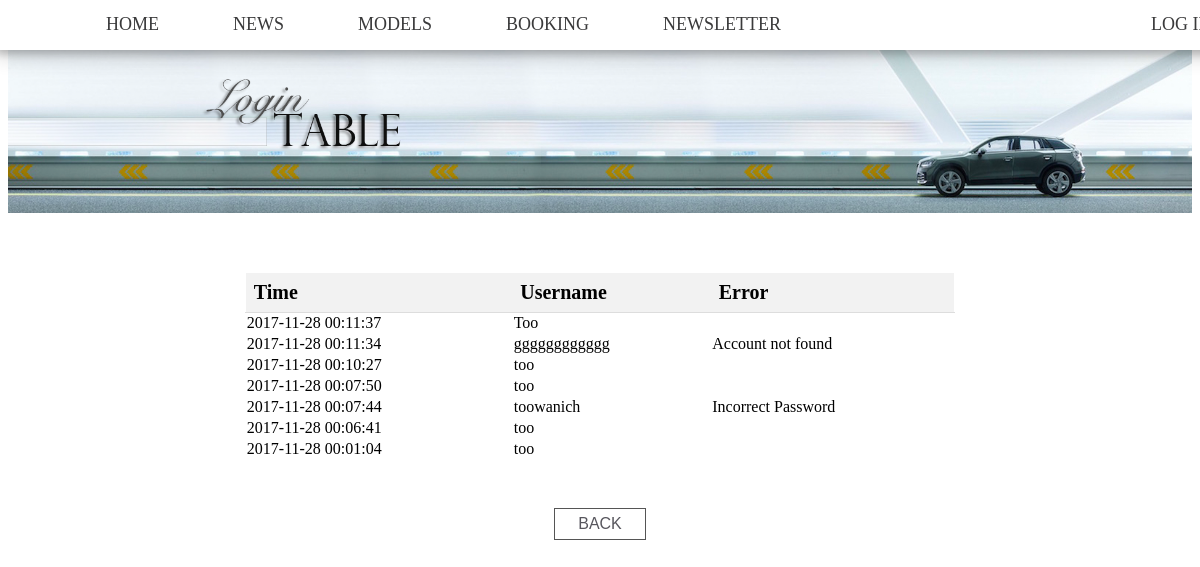
The app's page /login-log.php with its own data.
### tables this page shows
CREATE TABLE `loginlog` (
  `logID` int(11) NOT NULL,
  `username` varchar(50) DEFAULT NULL,
  `error` varchar(20) NOT NULL,
  `time` datetime NOT NULL DEFAULT CURRENT_TIMESTAMP
);

### login-log.php (the view, shortened to what this page needs)
<html>
  <head>
    <link rel="stylesheet" href="main.css"/>
  </head>
  <header>
    <?php
    require_once('menu.php');
    ?>
  <body>
  <img style="margin: 2% 0% 5% 0%;" src="login-table.png">
  <center>
    <table class="usertable" style="border-collapse: collapse; width: 60%;">
      <tr style = "background-color:#f2f2f2;" >
        <th style="padding: 8px; text-align: left; border-bottom: 1px solid #ddd; font-size: 20px;">Time</th>
        <th style="padding: 8px; text-align: left; border-bottom: 1px solid #ddd; font-size: 20px;">Username</th>
        <th style="padding: 8px; text-align: left; border-bottom: 1px solid #ddd; font-size: 20px;">Error</th>
      </tr>
        <?php
        $q = "SELECT * FROM loginlog ORDER BY time DESC";
        $result = $mysqli->query($q);
        if ($result) {
            while($row = $result->fetch_array()){
              echo "<tr>";
              echo "<td>".$row['time'] ."</td>";
              echo "<td>".$row['username'] ."</td>";
              echo "<td>";
              if($row['error']=='disabled'){
                echo 'Account diabled';
              }else if($row['error']=='wrong'){
                echo 'Incorrect Password';
              }else if($row['error']=='notFound'){
                echo 'Account not found';
              }
              echo "</td>";
              echo "</tr>";
            }
        }else{
          echo "Something went wrong";
        }
        ?>
    </table>
  <br>
  <br>
        <a href="admin.php"><button class="button" style= "padding: .5% 2% .5% 2%;">BACK</button></a>
  </center>
  </body>
  </html>
</html>

### main.css (style rules this page uses)
body { font-weight: 300; }
header { background: White; }
header::after { content: ''; display: table; clear: both; }
img { display: block; margin: auto; max-width: 100%; height: auto; }
.button { background-color: white; color: #57565d; border: 1px solid #555555; padding: 1% 2%; font-size: 16px; }
table, tr, td { border: 1px solid white; margin-bottom: 1%; }

### records on screen
loginlog: time "2017-11-28 00:11:37", username "Too"
loginlog: time "2017-11-28 00:11:34", username "gggggggggggg", error "Account not found"
loginlog: time "2017-11-28 00:10:27", username "too"
loginlog: time "2017-11-28 00:07:50", username "too"
loginlog: time "2017-11-28 00:07:44", username "toowanich", error "Incorrect Password"
loginlog: time "2017-11-28 00:06:41", username "too"
loginlog: time "2017-11-28 00:01:04", username "too"
